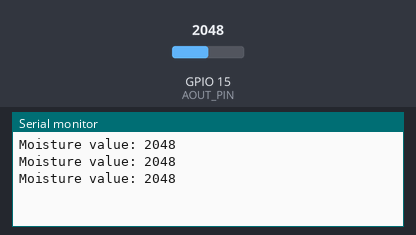
Recording of a sketch running on a simulated ESP32. Parts: the last lines printed to the serial monitor. The inputs (shaded band) are chosen by the test bench; at power-on: GPIO 15 (AOUT_PIN) = 2048.

Above: at 1.3 s.
1.4 s: GPIO 15 (AOUT_PIN) set to 2866
At 1.9 s:
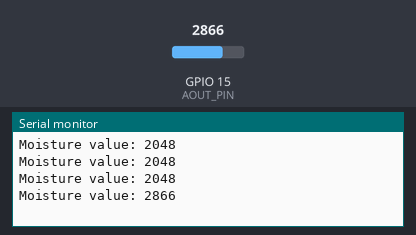
2.9 s: GPIO 15 (AOUT_PIN) set to 3603
At 3.4 s:
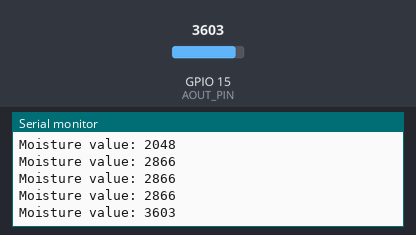
Timing chart, 0 to 5.9 s (numbered marks = the images above; inputs shaded):
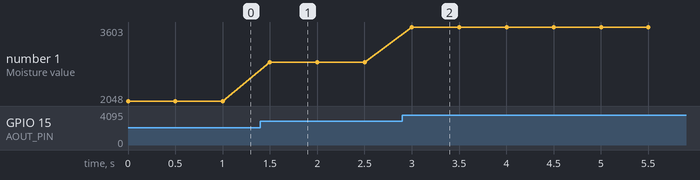

Measured:
- after the input at 1.4 s, the serial monitor: prints a new line after 0.10 s (image 1)
- after the input at 2.9 s, the serial monitor: prints a new line after 0.10 s (image 2)
- plotted number 1: 2048 → 2866 after the input at 1.4 s, 2866 → 3603 after the input at 2.9 s

The sketch:

EX7_SOIL_SENSOR.ino
```cpp
#define AOUT_PIN 15
void setup() {
  // put your setup code here, to run once:
  Serial.begin(115200);
  analogSetAttenuation(ADC_11db);
}

void loop() {
  // put your main code here, to run repeatedly:
  int value = analogRead(AOUT_PIN);

  Serial.print("Moisture value: ");
  Serial.println(value);

  delay(500);
}
```
